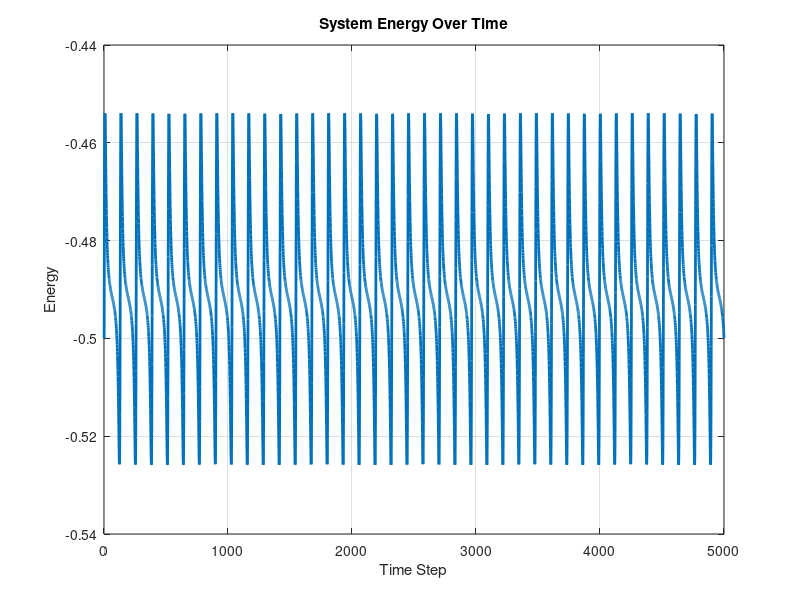
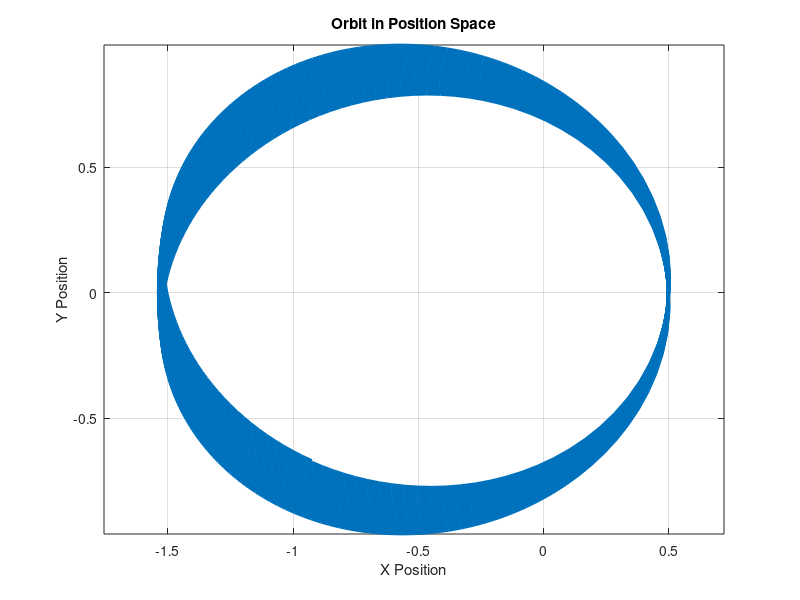

MATLAB code to generate these figures, in order:
% SemiImplicitEulerOrbitSimulation.m
% This script simulates the orbit based on Hamiltonian dynamics using
% the semi-implicit (symplectic) Euler method for numerical integration.
% The Hamiltonian H(p, q) = 0.5*|p|^2 - 1/|q| represents the energy of the system.

% Define the Hamiltonian function for calculating the energy
Hamiltonian = @(momentum, position) (0.5*norm(momentum)^2 - 1/norm(position));

% Set simulation parameters
eccentricity = 0.5;  % Eccentricity of the orbit
timeStepSize = 0.05; % Time step size for numerical integration
totalTimeSteps = 5000; % Total number of steps for the simulation

% Initialize position, momentum, and energy arrays
position = zeros(2, totalTimeSteps);
momentum = zeros(2, totalTimeSteps);
energyHistory = zeros(1, totalTimeSteps); % Track energy at each time step

% Initial conditions for position and momentum
position(:, 1) = [1 - eccentricity; 0]; % Initial position
momentum(:, 1) = [0; sqrt((1 + eccentricity) / (1 - eccentricity))]; % Initial momentum
energyHistory(1) = Hamiltonian(momentum(:, 1), position(:, 1)); % Initial energy

% Main simulation loop using the semi-implicit Euler method
for step = 1:totalTimeSteps - 1
    % First update the momentum using the gravitational force
    momentum(:, step + 1) = momentum(:, step) - timeStepSize * (1 / norm(position(:, step))^3) * position(:, step);
    % Then update the position using the newly updated momentum
    position(:, step + 1) = position(:, step) + timeStepSize * momentum(:, step + 1);
    % Calculate and store the energy at the new position and momentum
    energyHistory(step + 1) = Hamiltonian(momentum(:, step + 1), position(:, step + 1));
end

% Plotting the system's energy over time
figure;
plot(energyHistory, 'LineWidth', 2);
title('System Energy Over Time');
xlabel('Time Step');
ylabel('Energy');
grid on;

% Plotting the orbit in position space
figure;
plot(position(1, :), position(2, :), 'LineWidth', 2);
title('Orbit in Position Space');
xlabel('X Position');
ylabel('Y Position');
axis equal; % Keep aspect ratio equal to correctly visualize the orbit
grid on;
